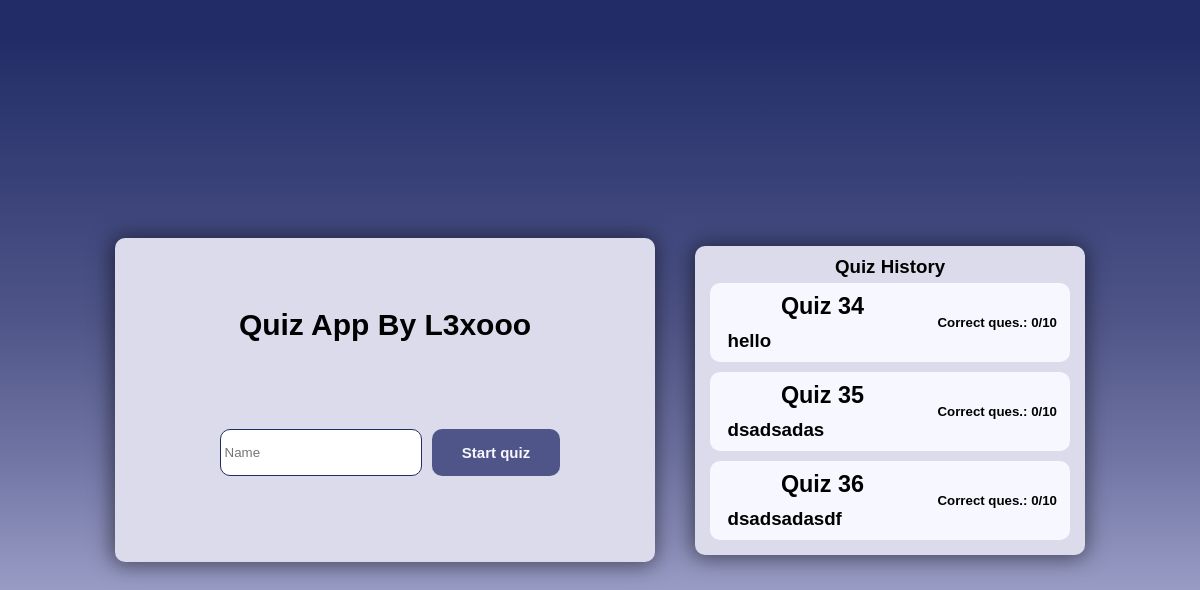
/, run on an earlier commit of the app's database.
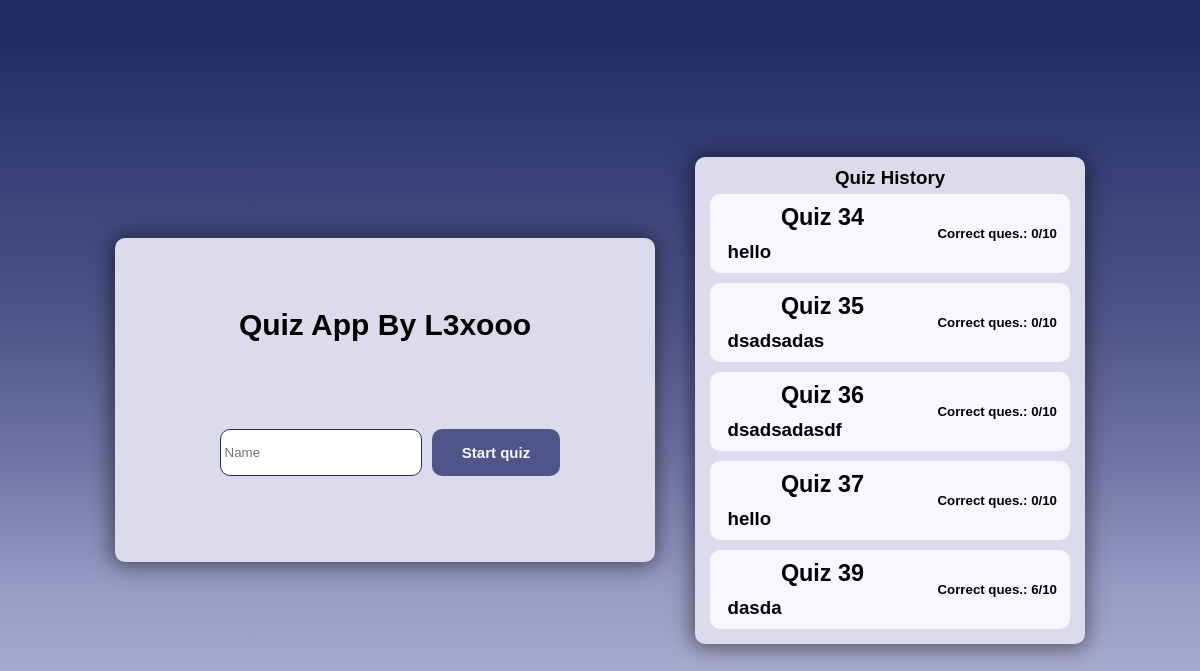
And on a later commit of the database.
### base/models.py (models this page shows, shortened)
class Quiz(models.Model):
    player = models.ForeignKey(Player,on_delete=models.CASCADE)
    correctQuestions = models.IntegerField(default=0)
    completed = models.BooleanField(default=False)

class Player(models.Model):
    name = models.CharField(max_length=50)
    def __str__(self):
        return self.name

### base/views.py (the view, shortened to what this page needs)
# urls.py: path("",views.createPlayer,name = "home"),
def createPlayer(request):
    quizs = Quiz.objects.all()[:5]
    context = {"quizs":quizs}
    return render(request,"base/home.html",context)

### base/templates/base/home.html (shortened to what this page needs)
{% extends "base/main.html" %}
{% block content %}
<div class = "container">
    <div class = "left">
        <h2>Quiz App By L3xooo</h2>
        <form class = "form" action = "" method = "POST">
            <input name = 'name' placeholder=" Name">
            <button class = "btn" type = "submit">Start quiz</button>
        </form>
    </div>
    <div class = "right">
        <h3>Quiz History</h3>
        {% for quiz in quizs %}
            <div class = "quiz">
                <div class = "q__left">
                    <a href = "{% url 'result' quiz.id %}" ><h3>Quiz {{quiz.id}}</h3></a>
                    <h3>{{quiz.player}}</h3>
                </div>
                <div class = "q__right">
                    <h5>Correct ques.: {{quiz.correctQuestions}}/10</h5>
                </div>
            </div>
        {% endfor %}
    </div>
</div>
{% endblock %}

### base/templates/base/main.html (shortened to what this page needs)
<!DOCTYPE html>
{% load static %}
<html lang="en">
<head>
    <link rel="stylesheet" href="{% static 'styles/style.css' %}">
</head>
<body>
    {% block content %}
    {% endblock %}
</body>
</html>

### static/styles/style.css (style rules this page uses)
* { margin: 0; padding: 0; font-family: "Fira Sans", sans-serif; }
html,body { scroll-behavior: smooth; display: flex; justify-content: center; align-items: center; min-height: 100vh; background: rgb(193,193,222); background: linear-gradient(0deg, rgba(193,193,222,1) 0%, rgba(151,154,195,1) 27%, rgba(111,116,163,1) 43%, rgba(79,85,136,1) 60%, rgba(34,45,103,1) 95%); }
.container { margin: auto; max-width: 1200px; display: flex; justify-content: space-evenly; align-items: center; }
.right,.left { background-color: rgb(219, 219, 236); padding: 10px; border-radius: 10px; margin: 20px; display: flex; flex-direction: column; justify-content: center; align-items: center; box-shadow: -1px 1px 21px 2px rgba(0,0,0,0.52); -webkit-box-shadow: -1px 1px 21px 2px rgba(0,0,0,0.52); -moz-box-shadow: -1px 1px 21px 2px rgba(0,0,0,0.52); }
.left h2 { border-radius: 10px; margin-top: 50px; padding: 10px; font-size: 30px; width: 500px; text-align: center; }
.form { width:500px; height: 200px; border-radius: 10px; display: flex; justify-content: center; align-items: center; }
.form input { height: 45px; width: 200px; -webkit-transition: width .35s ease-in-out; transition: width .35s ease-in-out; border: 1px solid #222d67; margin: 10px; border-radius: 10px; }
.btn { background-color: #4f5588; border: none; border-radius: 10px; padding: 15px 30px; font-size: 15px; font-weight: 700; color: rgb(247, 247, 255); cursor: pointer; }
.quiz { background-color: rgb(247, 247, 255); padding: 5px; border-radius: 10px; margin: 5px; display: flex; width: 350px; justify-content: space-around; align-items: center; }
.q__left { width: 200px; display: flex; flex-direction: column; }
.q__left h3 { padding: 5px; margin: 0px; }
.q__left a { text-decoration: none; cursor: pointer; color: black; }
.q__right { width: 120px; text-align: left; }
.container { margin: auto; max-width: 1200px; }
a { text-decoration: none; color: black; font-size: 20px; text-align: center; }

What changed in the data, as far as the page shows it:
added Quiz: id "37", player "hello", correctQuestions "0"
added Quiz: id "39", player "dasda", correctQuestions "6"
